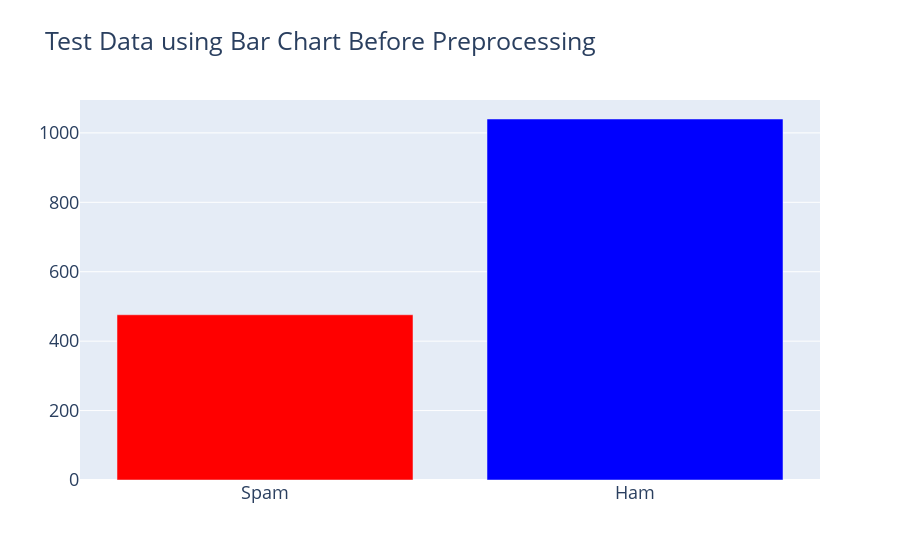
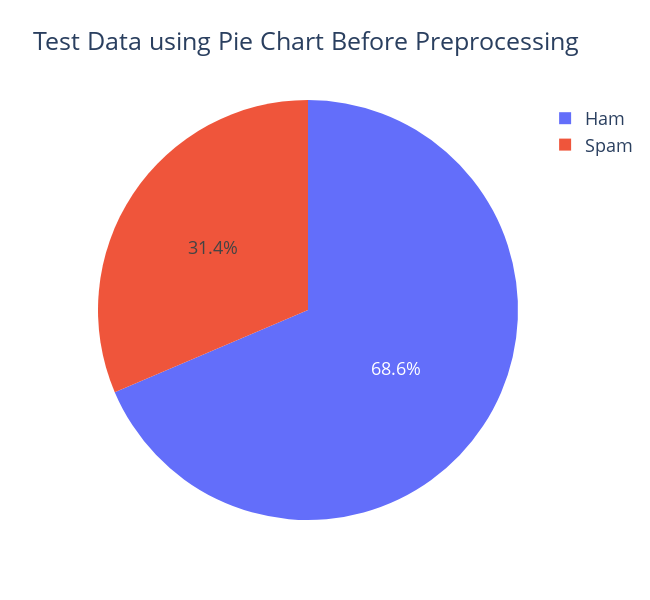

Source (notebook cell) for these figures, in order:
### Code cell
labelCount(y_test_new, "Test", "Before Preprocessing")

### Figure 1 — Plotly figure (JSON) as saved in the notebook; plotly's stock layout.template omitted (floating-point values rounded to 4 significant figures)
{"data": [{"marker": {"color": [476, 1040], "colorscale": [[0, "rgb(0,0,255)"], [0.1, "rgb(51,153,255)"], [0.2, "rgb(102,204,255)"], [0.3, "rgb(153,204,255)"], [0.4, "rgb(204,204,255)"], [0.5, "rgb(255,255,255)"], [0.6, "rgb(255,204,255)"], [0.7, "rgb(255,153,255)"], [0.8, "rgb(255,102,204)"], [0.9, "rgb(255,102,102)"], [1, "rgb(255,0,0)"]], "reversescale": true}, "type": "bar", "x": ["Spam", "Ham"], "y": [476, 1040]}], "layout": {"font": {"size": 18}, "title": {"text": "Test Data using Bar Chart Before Preprocessing"}}}

### Figure 2 — Plotly figure (JSON) as saved in the notebook; plotly's stock layout.template omitted (floating-point values rounded to 4 significant figures)
{"data": [{"labels": ["Spam", "Ham"], "type": "pie", "values": [31.4, 68.6]}], "layout": {"font": {"size": 18}, "height": 600, "title": {"text": "Test Data using Pie Chart Before Preprocessing"}, "width": 650}}
